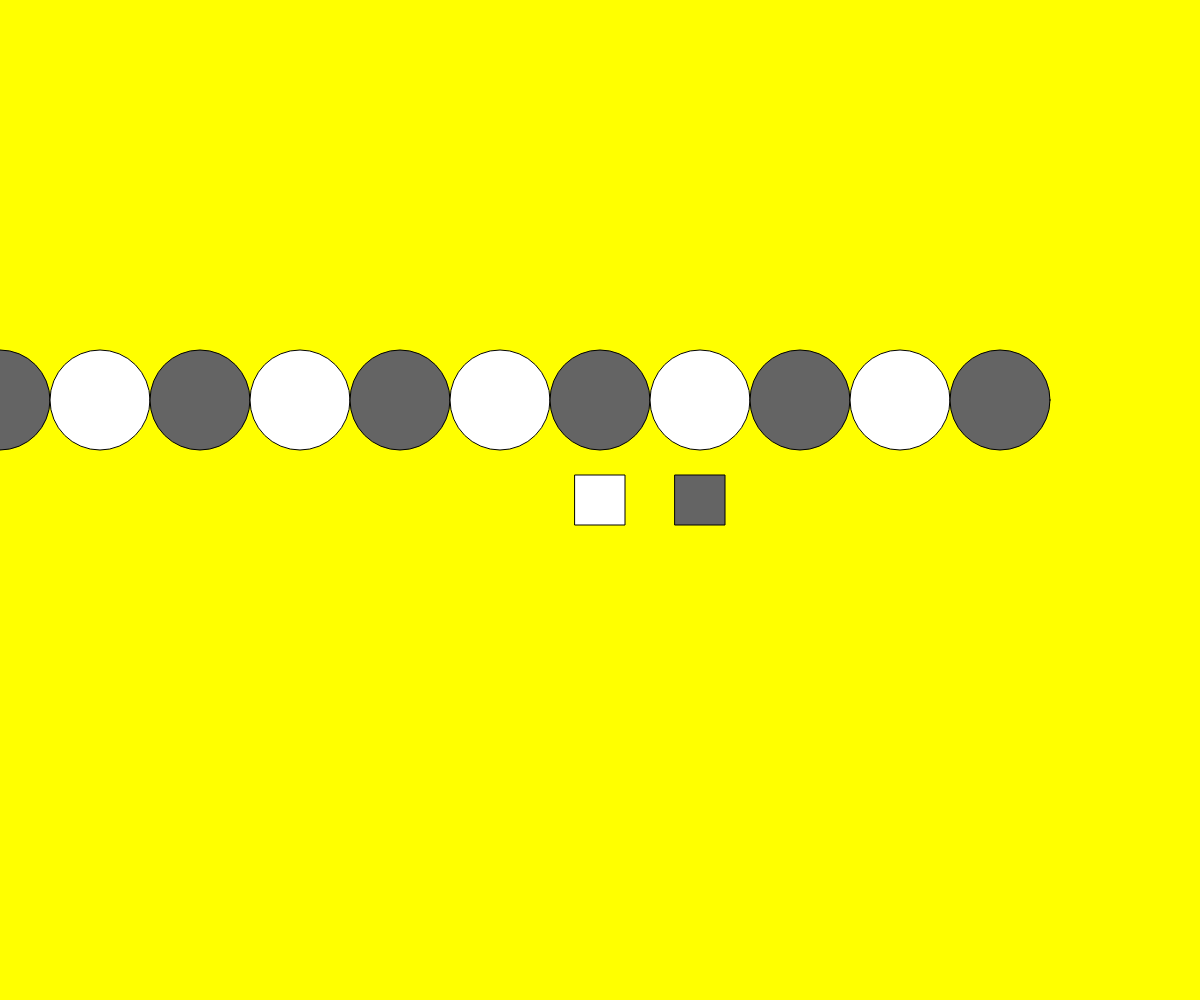
Frame 1 (no input)
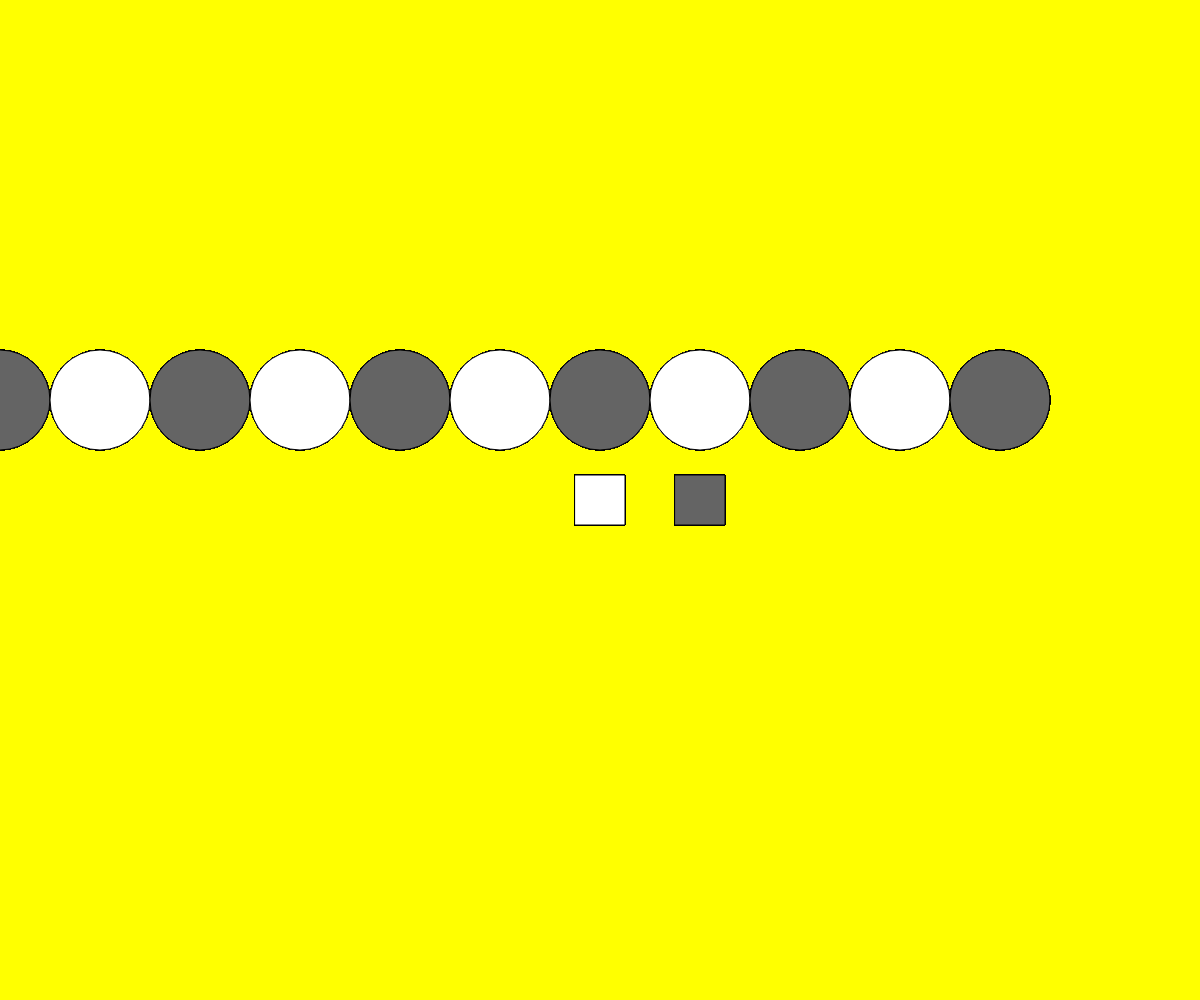
Frame 60 (no input)
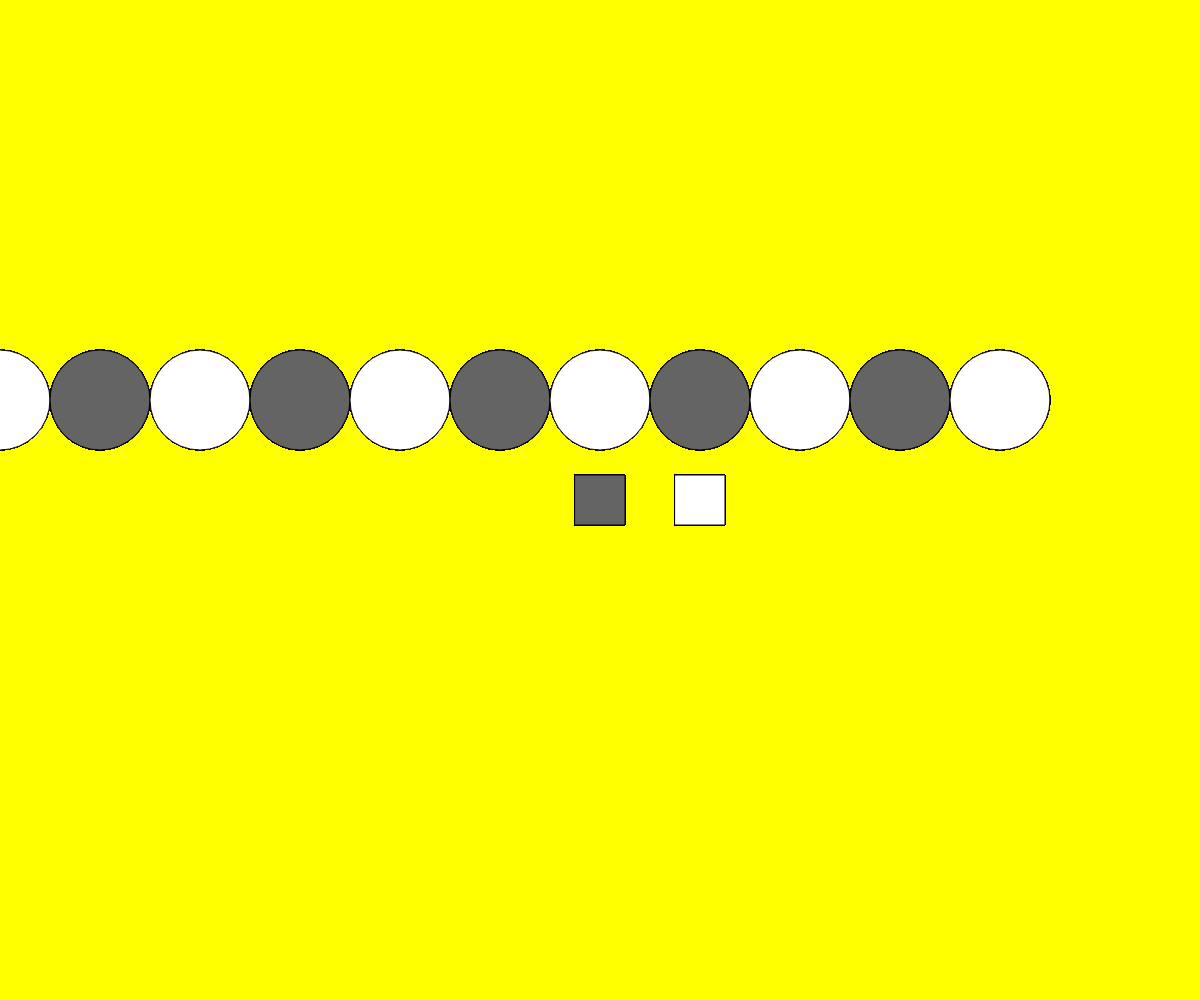
Frame 120 (the mouse pressed at the canvas centre since frame 60)

The p5.js sketch that drew these frames (run headless with seeded random() and noise() and a simulated clock; from frame 60 on, the mouse is pressed at the canvas centre):

// p5.js sketch
// ── sketch.js
var on = false;

let colors = [100, 255]

function setup() {
	createCanvas(windowWidth, windowHeight);
	background('yellow');
	rectMode(CENTER)
}

function draw() {
	fill(colors[on ? 0 : 1])
	rect(windowWidth / 2, windowHeight / 2, 50, 50)
	fill(colors[on ? 1 : 0])
	rect(windowWidth / 2 + 100, windowHeight / 2, 50, 50)

	var cha = on

	for (x = 0; x < 11; x++) {
		fill(colors[cha ? 1: 0])
		circle(x * 100, 400, 100)
		cha = !cha;
	}
}

function mousePressed() {
	on = !on;
}
